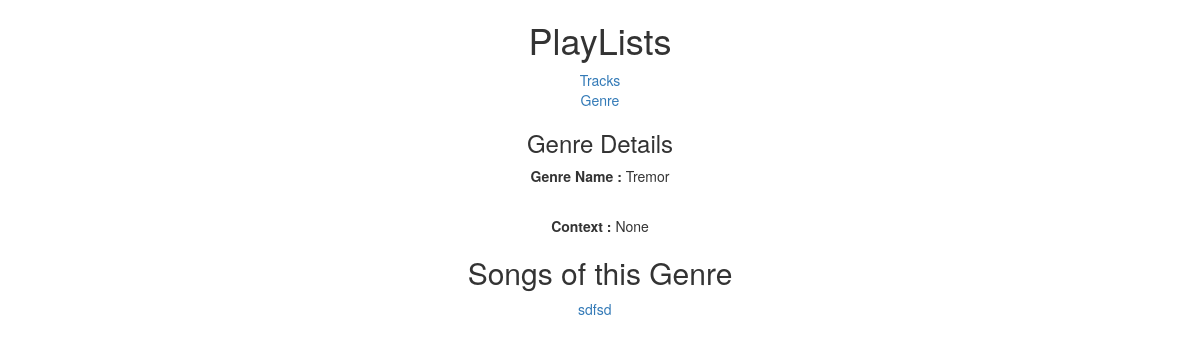
The page /greedy/genre/12/ on the database as committed earlier.
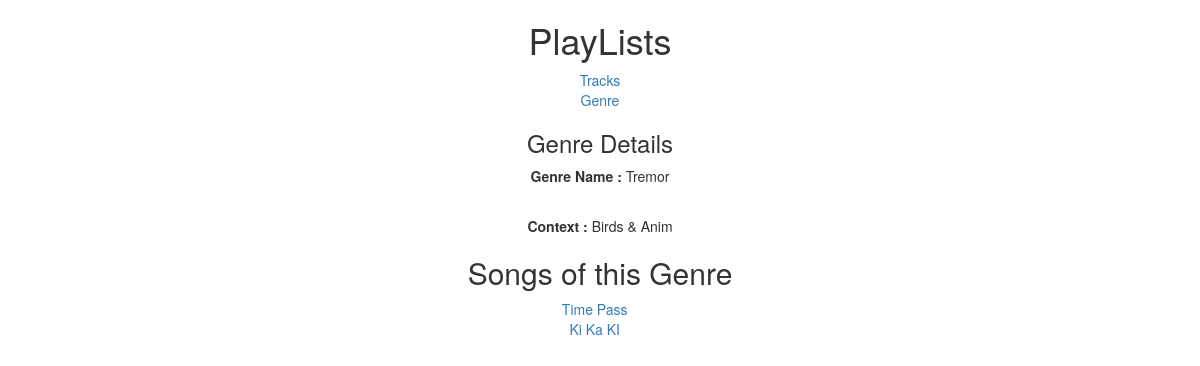
The same page on the database as committed later.
### greedy/models.py (models this page shows, shortened)
class Genre(models.Model):
    name = models.CharField(max_length=20,unique=True)
    context = models.CharField(max_length=200, null = True, blank= True)
    class Meta:
        verbose_name_plural = "Genres"
        ordering = ["-name"]

class Track(models.Model):
    genre = models.ForeignKey('Genre', null = True)
    name = models.CharField(max_length=30, unique= True)
    class Meta:
        verbose_name_plural = "Tracks"
        ordering = ["-name"]

### greedy/views.py (the view)
# urls.py: url(r'^genre/(?P<pk>\d+)/$', views.GenreDetail.as_view(), name = 'genre_details'),
class GenreDetail(DetailView):
    model = Genre
    def get_context_data(self, **kwargs):
        context = super(self.__class__, self).get_context_data(**kwargs)
        genre_id = self.object.id
        genre = Genre.objects.get(id=genre_id)
        tracks = Track.objects.filter(genre=genre)
        context['tracks'] = tracks
        return context

### greedy/templates/greedy/genre_detail.html (shortened to what this page needs)
{% extends "greedy/index.html" %}
{% block hello %}
	<h3 align="center"> Genre Details</h3>
{% endblock %}
{% block content %}
	<p align="center" i><strong>Genre Name :</strong> {{ object.name }}</p> &nbsp;
    &nbsp;&nbsp;&nbsp;&nbsp;&nbsp;<p align = "center"><strong>Context :</strong> {{ object.context }}</p>
    <div align="center">
    <h2>Songs of this Genre</h2>
        <table align="center">
        {% for entry in tracks %}
            <div class="genre_disp" align="center">
                <ul>
                    <div class="col-lg-12" align="center">
                        <div class="col-lg-16" align="center">
                        <a id="song" href =  "{% url 'track_details' entry.id %}">{{ entry.name }}</a>
                        </div>
                    </div>
                </ul>
            </div>
        </table>
    </div>
	{% endfor %}
{% endblock %}

Rows that differ between the two databases and show on the page:
no longer on this page (row edited): Track: name "sdfsd"
changed Genre "Tremor": context "None" → "Birds & Anim"
now on this page (row edited): Track: name "Time Pass"
now on this page (row edited): Track: name "Ki Ka KI"
